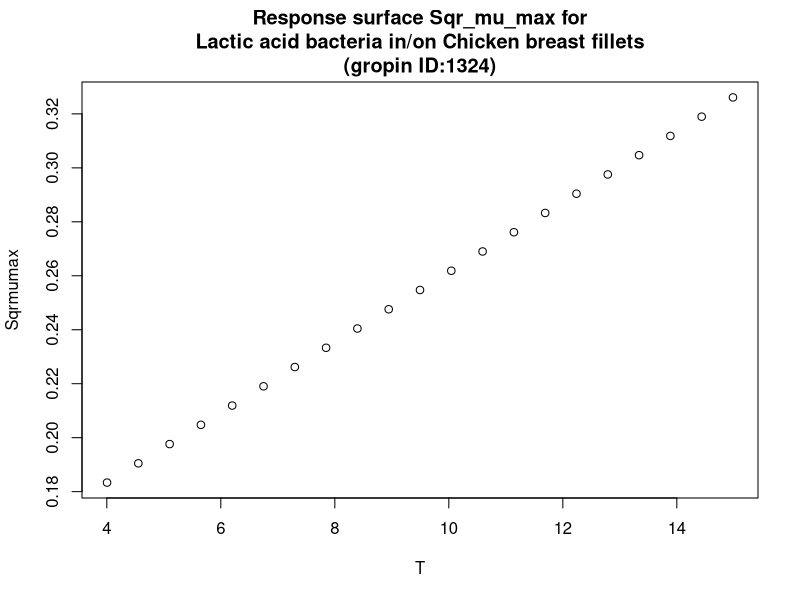

The R source for this figure:
#############################
# start of Parameter script
#############################
T <- seq(4.004,14.985014985015,length.out=21)
#############################
# end of Parameter script
#############################
############################# 
# start of Model script Gropin ID 1324 
#############################
 
# constant coefficients for this model
 
variables <- data.frame(T)
argumentsPar <- unique.data.frame(expand.grid(variables))
 
# heart of the model
response_surface <- function(T) {
   mumax <-0.013*(T+10.1)

	return(mumax=mumax)
} 

# output parameters
responseSurface <- cbind(argumentsPar,response_surface(argumentsPar['T']))
colnames(responseSurface) <- c(colnames(argumentsPar),'Sqrmumax')
#############################
# End of Model script
#############################
############################# 
# start of Visualisation script Gropin ID 1324 
#############################
titleText <-'Response surface Sqr_mu_max for
Lactic acid bacteria in/on Chicken breast fillets
(gropin ID:1324)'
plot(T,responseSurface$'Sqrmumax',xlab='T',
                          ylab='Sqrmumax',main=titleText)
#############################
# End of Visualisation script
#############################
